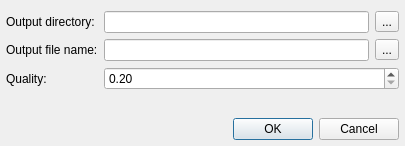
<?xml version="1.0" encoding="UTF-8"?>
<ui version="4.0">
 <class>SettingsDialog</class>
 <widget class="QDialog" name="SettingsDialog">
  <property name="geometry">
   <rect>
    <x>0</x>
    <y>0</y>
    <width>405</width>
    <height>146</height>
   </rect>
  </property>
  <property name="windowTitle">
   <string>File Writer Plugin Settings</string>
  </property>
  <layout class="QGridLayout" name="gridLayout">
   <property name="leftMargin">
    <number>6</number>
   </property>
   <property name="rightMargin">
    <number>6</number>
   </property>
   <property name="bottomMargin">
    <number>6</number>
   </property>
   <item row="0" column="0">
    <widget class="QLabel" name="label_2">
     <property name="text">
      <string>Output directory:</string>
     </property>
    </widget>
   </item>
   <item row="0" column="1">
    <widget class="QLineEdit" name="outDirEdit"/>
   </item>
   <item row="0" column="2">
    <widget class="QToolButton" name="dirButton">
     <property name="text">
      <string notr="true">...</string>
     </property>
    </widget>
   </item>
   <item row="2" column="1" colspan="2">
    <widget class="QDoubleSpinBox" name="qualitySpinBox">
     <property name="minimum">
      <double>0.200000000000000</double>
     </property>
     <property name="maximum">
      <double>1.000000000000000</double>
     </property>
     <property name="singleStep">
      <double>0.010000000000000</double>
     </property>
    </widget>
   </item>
   <item row="1" column="0">
    <widget class="QLabel" name="label_3">
     <property name="text">
      <string>Output file name:</string>
     </property>
    </widget>
   </item>
   <item row="1" column="1">
    <widget class="QLineEdit" name="outFileEdit"/>
   </item>
   <item row="1" column="2">
    <widget class="QToolButton" name="fileNameButton">
     <property name="text">
      <string notr="true">...</string>
     </property>
    </widget>
   </item>
   <item row="2" column="0">
    <widget class="QLabel" name="label_6">
     <property name="text">
      <string>Quality:</string>
     </property>
    </widget>
   </item>
   <item row="4" column="0" colspan="3">
    <widget class="QDialogButtonBox" name="buttonBox">
     <property name="sizePolicy">
      <sizepolicy hsizetype="Expanding" vsizetype="Fixed">
       <horstretch>0</horstretch>
       <verstretch>0</verstretch>
      </sizepolicy>
     </property>
     <property name="standardButtons">
      <set>QDialogButtonBox::Cancel|QDialogButtonBox::Ok</set>
     </property>
    </widget>
   </item>
   <item row="3" column="0">
    <spacer name="verticalSpacer">
     <property name="orientation">
      <enum>Qt::Vertical</enum>
     </property>
     <property name="sizeHint" stdset="0">
      <size>
       <width>20</width>
       <height>40</height>
      </size>
     </property>
    </spacer>
   </item>
  </layout>
 </widget>
 <resources/>
 <connections>
  <connection>
   <sender>buttonBox</sender>
   <signal>accepted()</signal>
   <receiver>SettingsDialog</receiver>
   <slot>accept()</slot>
   <hints>
    <hint type="sourcelabel">
     <x>270</x>
     <y>76</y>
    </hint>
    <hint type="destinationlabel">
     <x>91</x>
     <y>88</y>
    </hint>
   </hints>
  </connection>
  <connection>
   <sender>buttonBox</sender>
   <signal>rejected()</signal>
   <receiver>SettingsDialog</receiver>
   <slot>reject()</slot>
   <hints>
    <hint type="sourcelabel">
     <x>326</x>
     <y>78</y>
    </hint>
    <hint type="destinationlabel">
     <x>139</x>
     <y>60</y>
    </hint>
   </hints>
  </connection>
 </connections>
</ui>
